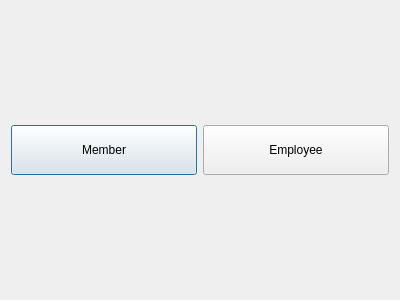
<?xml version="1.0" encoding="UTF-8"?>
<ui version="4.0">
 <class>registerDialog</class>
 <widget class="QDialog" name="registerDialog">
  <property name="geometry">
   <rect>
    <x>0</x>
    <y>0</y>
    <width>400</width>
    <height>300</height>
   </rect>
  </property>
  <property name="windowTitle">
   <string>Dialog</string>
  </property>
  <layout class="QGridLayout" name="gridLayout">
   <item row="0" column="0">
    <layout class="QHBoxLayout" name="horizontalLayout">
     <item>
      <widget class="QPushButton" name="pushButton_member">
       <property name="minimumSize">
        <size>
         <width>0</width>
         <height>50</height>
        </size>
       </property>
       <property name="text">
        <string>Member</string>
       </property>
      </widget>
     </item>
     <item>
      <widget class="QPushButton" name="pushButton_employee">
       <property name="minimumSize">
        <size>
         <width>0</width>
         <height>50</height>
        </size>
       </property>
       <property name="text">
        <string>Employee</string>
       </property>
      </widget>
     </item>
    </layout>
   </item>
  </layout>
 </widget>
 <resources/>
 <connections/>
</ui>
